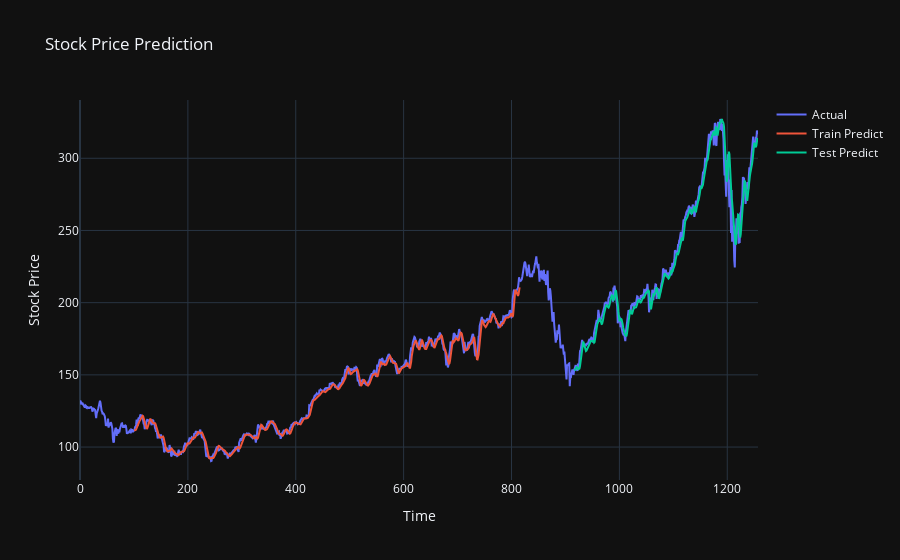

The notebook cell this image was saved under:
### Code cell
import plotly.graph_objects as go

look_back = 100
trainPredictPlot = numpy.empty_like(df1)
trainPredictPlot[:, :] = np.nan
trainPredictPlot[look_back:len(train_predict) + look_back, :] = train_predict

testPredictPlot = numpy.empty_like(df1)
testPredictPlot[:, :] = np.nan
testPredictPlot[len(train_predict) + (look_back * 2) + 1:len(df1) - 1, :] = test_predict

fig = go.Figure()

fig.add_trace(go.Scatter(x=np.arange(len(df1)), y=scaler.inverse_transform(df1).flatten(), mode='lines', name='Actual'))
fig.add_trace(go.Scatter(x=np.arange(len(trainPredictPlot)), y=trainPredictPlot.flatten(), mode='lines', name='Train Predict'))
fig.add_trace(go.Scatter(x=np.arange(len(testPredictPlot)), y=testPredictPlot.flatten(), mode='lines', name='Test Predict'))

fig.update_layout(title='Stock Price Prediction',
                  xaxis_title='Time',
                  yaxis_title='Stock Price',
                  template='plotly_dark')

fig.show()

### Figure 1 — Plotly figure (JSON) as saved in the notebook; plotly's stock layout.template omitted (floating-point values rounded to 4 significant figures; data arrays with more than 128 entries replaced by an {"elided": "..."} marker saying what was removed)
{"data": [{"mode": "lines", "name": "Actual", "type": "scatter", "x": {"elided": "1258 int values"}, "y": {"elided": "1258 float values"}}, {"mode": "lines", "name": "Train Predict", "type": "scatter", "x": {"elided": "1258 int values"}, "y": {"elided": "1258 float values"}}, {"mode": "lines", "name": "Test Predict", "type": "scatter", "x": {"elided": "1258 int values"}, "y": {"elided": "1258 float values"}}], "layout": {"title": {"text": "Stock Price Prediction"}, "xaxis": {"title": {"text": "Time"}}, "yaxis": {"title": {"text": "Stock Price"}}}}
